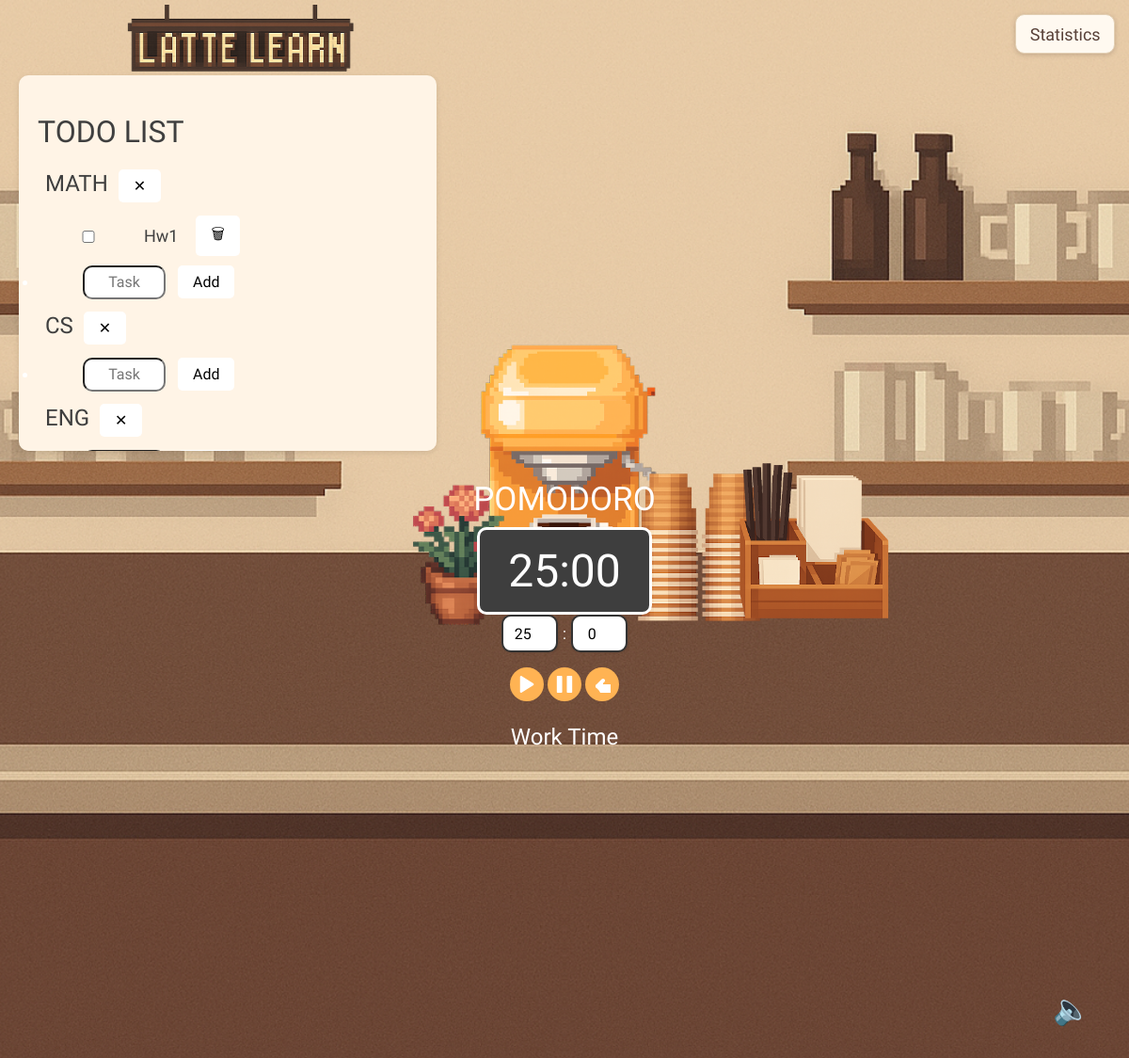
The page / on the database its author committed.
### todo_models.py (models this page shows, shortened)
class Category(db.Model):
    id   = db.Column(db.Integer, primary_key=True)
    name = db.Column(db.String(80), unique=True, nullable=False)
    todos = db.relationship('Todo', backref='category', lazy=True)

class Todo(db.Model):
    id = db.Column(db.Integer, primary_key=True)
    text = db.Column(db.String(255), nullable=False)
    completed = db.Column(db.Boolean, default=False)
    category_id = db.Column(db.Integer, db.ForeignKey('category.id'), nullable=True)

### app.py (the view)
@app.route('/')
def home():
    categories = Category.query.all()
    return render_template('main.html', categories=categories)

### templates/main.html (shortened to what this page needs)
<!DOCTYPE html>
<html lang="ko">
<head>
  <link rel="stylesheet" href="{{ url_for('static', filename='style.css') }}">
</head>
<body>
  <img src="{{ url_for('static', filename='images/lattelearn_logo.png') }}" class="logo-image">
  <div class="left-background"></div>
  <div class="todo-section">
    <h1>Todo List</h1>
    {% for c in categories %}
      <h2 class="category" data-cid="{{ c.id }}">{{ c.name }}
        <form
          class="ajax-delete-category"
          method="post"
          action="{{ url_for('todo.delete_category', cat_id=c.id) }}"
          style="display: inline;"
        >
          <button type="submit" title="Delete {{ c.name }}">✕</button>
        </form>
      </h2>
      <ul>
        {% for t in c.todos %}
          <li class="task-item" data-tid="{{ t.id }}">
            <form
              class="ajax-toggle-task"
              method="post"
              action="{{ url_for('todo.toggle', todo_id=t.id) }}"
              style="display:inline;">
              <input type="checkbox"
                name="completed"
                {% if t.completed %}checked{% endif %}>
            </form>
            <span {% if t.completed %}style="text-decoration:line-through"{% endif %}>{{ t.text }}</span>
            <form
              class="ajax-delete-task"
              method="post"
              action="{{ url_for('todo.delete_task', todo_id=t.id) }}"
              style="display:inline; margin-left:8px;">
              <button type="submit" title="Delete task">🗑</button>
            </form>
          </li>
        {% endfor %}
        <li>
          <form
            class="ajax-add-task"
            method="post"
            action="{{ url_for('todo.todos') }}">
            <input type="text" name="todo"
              placeholder="Task"
              required>
            <button type="submit">Add</button>
          </form>
        </li>
      </ul>
    {% endfor %}
  </div>
  <div class="center-image">
    <img src="{{ url_for('static', filename='images/espresso_machine.png') }}" alt="Espresso_Machine">
  </div>
  <div class="left-deco">
    <img src="{{ url_for('static', filename='images/FlowerPlant.png') }}" alt="Flower Plant">
  </div>
  <div class="right-deco">
    <img src="{{ url_for('static', filename='images/CupStack.png') }}" alt="Cup Stack">
  </div>
  <div class="right-deco-2">
    <img src="{{ url_for('static', filename='images/Straws and Napkins.png') }}" alt="Straws and Napkins">
  </div>
  <div class="timer-section">
    <h2 class="pomodoro-label">POMODORO</h2>
    <div class="pomodoro-time" id="timerDisplay">25:00</div>
    <div class="time-inputs" id="timeInputs">
      <input type="number" id="minutes" placeholder="분" min="0" value="25"> :
      <input type="number" id="seconds" placeholder="초" min="0" max="59" value="0">
    </div>
    <div class="button-group">
      <button id="startBtn" class="icon-button">
      </button>
      <button id="stopBtn" class="icon-button">
      </button>
      <button id="resetBtn" class="icon-button">
      </button>
    </div>
    </div>
    <div id="statusText">Work Time</div>
  <button id="noteButton" style="position: fixed; bottom: 20px; right: 20px; font-size: 32px; background: none; border: none; cursor: pointer;">
    🔈
  </button>
  <button id="toggleStatsBtn" class="top-right-btn">Statistics</button>
</body>
</html>

### static/style.css (style rules this page uses)
body { background-color: #f8f8f8; text-align: center; font-family: Arial, sans-serif; }
h1 { color: #333; }
input { padding: 10px; font-size: 16px; width: 100px; text-align: center; }
button { font-family: 'Jersey 25', sans-serif; font-size: 16px; font-weight: 400; }
.todo-section h1 { font-family: 'Jersey 25', sans-serif; font-size: 32px; font-weight: 400; color: #3F3F3F; text-transform: uppercase; margin-bottom: 12px; }
.todo-section h2 { font-family: 'Jersey 25', sans-serif; font-size: 24px; font-weight: 400; color: #3F3F3F; text-transform: uppercase; margin-top: 0px; margin-bottom: 0px; line-height: 1.2; }
.todo-section { text-align: left; margin-top: 60px; }
.task-item span { font-family: 'Jersey 25', sans-serif; font-size: 18px; color: #3F3F3F; }
.task-item { display: flex; align-items: center; gap: 6px; margin-top: 0px; padding-left: 0px; }
.todo-section ul { margin-top: 0px; margin-bottom: 0px; padding-left: 0; }
input[type="text"] { border-radius: 10px; padding: 6px 12px; font-family: 'Jersey 25', sans-serif; font-size: 14px; width: 60px; height: 20px; }
ul li form.ajax-add-task { display: flex; align-items: center; gap: 8px; margin-left: 48px; }
.left-background { position: fixed; top: 0; left: 0; width: 50vw; height: 100vh; background-image: url('/static/images/left-background.png'); background-size: cover; background-position: center; background-repeat: no-repeat; z-index: -1; }
.logo-image { position: absolute; top: 5px; left: 120px; width: 272px; height: auto; z-index: 2; }
.center-image { position: absolute; top: 45%; left: 50%; transform: translate(-50%, -50%); z-index: 0; }
.center-image img { width: 330px; height: auto; }
.left-deco { position: absolute; top: 52.5%; left: 41%; transform: translate(-50%, -50%); z-index: 0; }
.left-deco img { width: 143px; height: auto; }
.right-deco { position: absolute; top: 52%; right: 38%; transform: translate(50%, -50%); z-index: 0; }
.right-deco img { width: 175px; height: auto; }
.right-deco-2 { position: absolute; top: 51.5%; right: 28%; transform: translate(50%, -50%); z-index: 0; }
.right-deco-2 img { width: 190px; height: auto; }
.pomodoro-label { margin-top: 520px; transform: translateY(30px); color: #FFF; font-family: "Jersey 25", sans-serif; font-size: 35px; font-style: normal; font-weight: 400; line-height: normal; }
.pomodoro-time { color: #FFF; font-family: "Jersey 25", sans-serif; font-size: 48px; font-style: normal; font-weight: 400; line-height: normal; margin-top: 10px; border: 3px solid #ffffff; display: inline-block; padding: 15px 30px; border-radius: 10px; background-color: #3e3e3e; }
#statusText { font-family: 'Jersey 25', sans-serif; font-size: 24px; color: white; margin-top: -16px; }
.timer-section input[type="number"] { font-family: 'Jersey 25', sans-serif; font-size: 16px; width: 36px; height: 24px; padding: 6px 10px; text-align: center; border: 2px solid #333; border-radius: 10px; background-color: #fff; box-shadow: 1px 1px 3px rgba(0,0,0,0.1); transition: background-color 0.2s ease; }
.icon-button { display: flex; width: 36px; height: 36px; padding: 6px; justify-content: center; align-items: center; gap: 0; flex-shrink: 0; border-radius: 48px; background: #FFB353; border: none; cursor: pointer; margin: 0; }
.icon-button svg { width: 18px; height: 18px; fill: white; }
.button-group { display: flex; justify-content: center; gap: 4px; margin-top: 16px; }
.top-right-btn { position: fixed; top: 10px; right: 10px; z-index: 1000; display: inline-flex; padding: 9.6px 14.4px; align-items: center; gap: 10.8px; border-radius: 9.6px; border: 1.2px solid #E2CFB3; background: #FFF9F0; box-shadow: 0px 1.2px 4.8px 0px rgba(88, 65, 56, 0.25); font-family: 'Jersey 25', sans-serif; font-size: 18px; font-weight: 400; color: #584138; cursor: pointer; transition: background-color 0.2s ease; }

### rows shown on the page
Category: name "MATH"
Todo: text "Hw1"
Category: name "CS"
Category: name "ENG"
